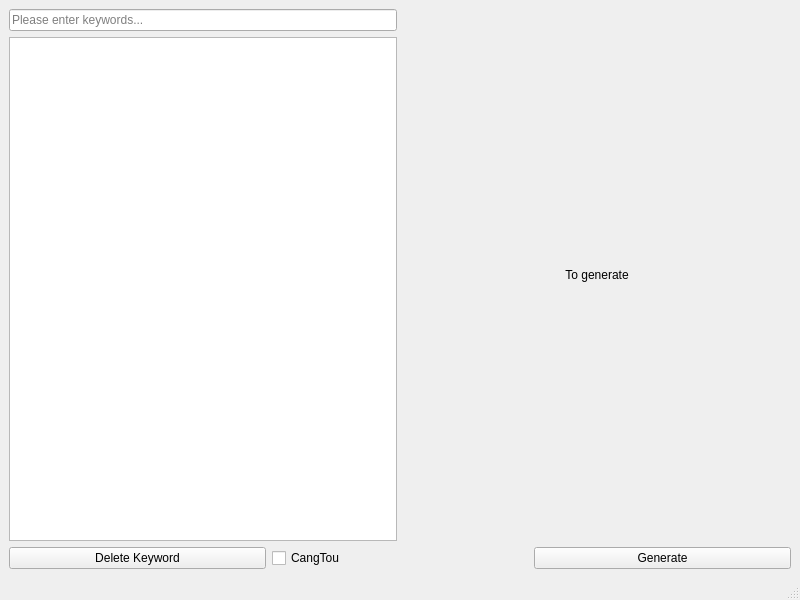
<?xml version="1.0" encoding="UTF-8"?>
<ui version="4.0">
 <class>MainWindow</class>
 <widget class="QMainWindow" name="MainWindow">
  <property name="geometry">
   <rect>
    <x>0</x>
    <y>0</y>
    <width>800</width>
    <height>600</height>
   </rect>
  </property>
  <property name="windowTitle">
   <string>Poetry Generation via AI</string>
  </property>
  <widget class="QWidget" name="centralwidget">
   <layout class="QVBoxLayout" name="verticalLayout_2">
    <item>
     <layout class="QHBoxLayout" name="horizontalLayout">
      <item>
       <layout class="QVBoxLayout" name="verticalLayout">
        <item>
         <widget class="QLineEdit" name="lineedit_keyword">
          <property name="placeholderText">
           <string>Please enter keywords...</string>
          </property>
         </widget>
        </item>
        <item>
         <widget class="QListView" name="listview_keyword"/>
        </item>
       </layout>
      </item>
      <item>
       <widget class="QLabel" name="label_poetry">
        <property name="sizePolicy">
         <sizepolicy hsizetype="Expanding" vsizetype="Preferred">
          <horstretch>0</horstretch>
          <verstretch>0</verstretch>
         </sizepolicy>
        </property>
        <property name="text">
         <string>To generate</string>
        </property>
        <property name="alignment">
         <set>Qt::AlignCenter</set>
        </property>
       </widget>
      </item>
     </layout>
    </item>
    <item>
     <layout class="QHBoxLayout" name="horizontalLayout_2">
      <item>
       <widget class="QPushButton" name="button_delete_keyword">
        <property name="text">
         <string>Delete Keyword</string>
        </property>
       </widget>
      </item>
      <item>
       <widget class="QCheckBox" name="checkBox_cangtou">
        <property name="text">
         <string>CangTou</string>
        </property>
       </widget>
      </item>
      <item>
       <widget class="QPushButton" name="button_generate">
        <property name="text">
         <string>Generate</string>
        </property>
       </widget>
      </item>
     </layout>
    </item>
   </layout>
  </widget>
  <widget class="QMenuBar" name="menubar">
   <property name="geometry">
    <rect>
     <x>0</x>
     <y>0</y>
     <width>800</width>
     <height>23</height>
    </rect>
   </property>
  </widget>
  <widget class="QStatusBar" name="statusbar"/>
 </widget>
 <resources/>
 <connections/>
</ui>
